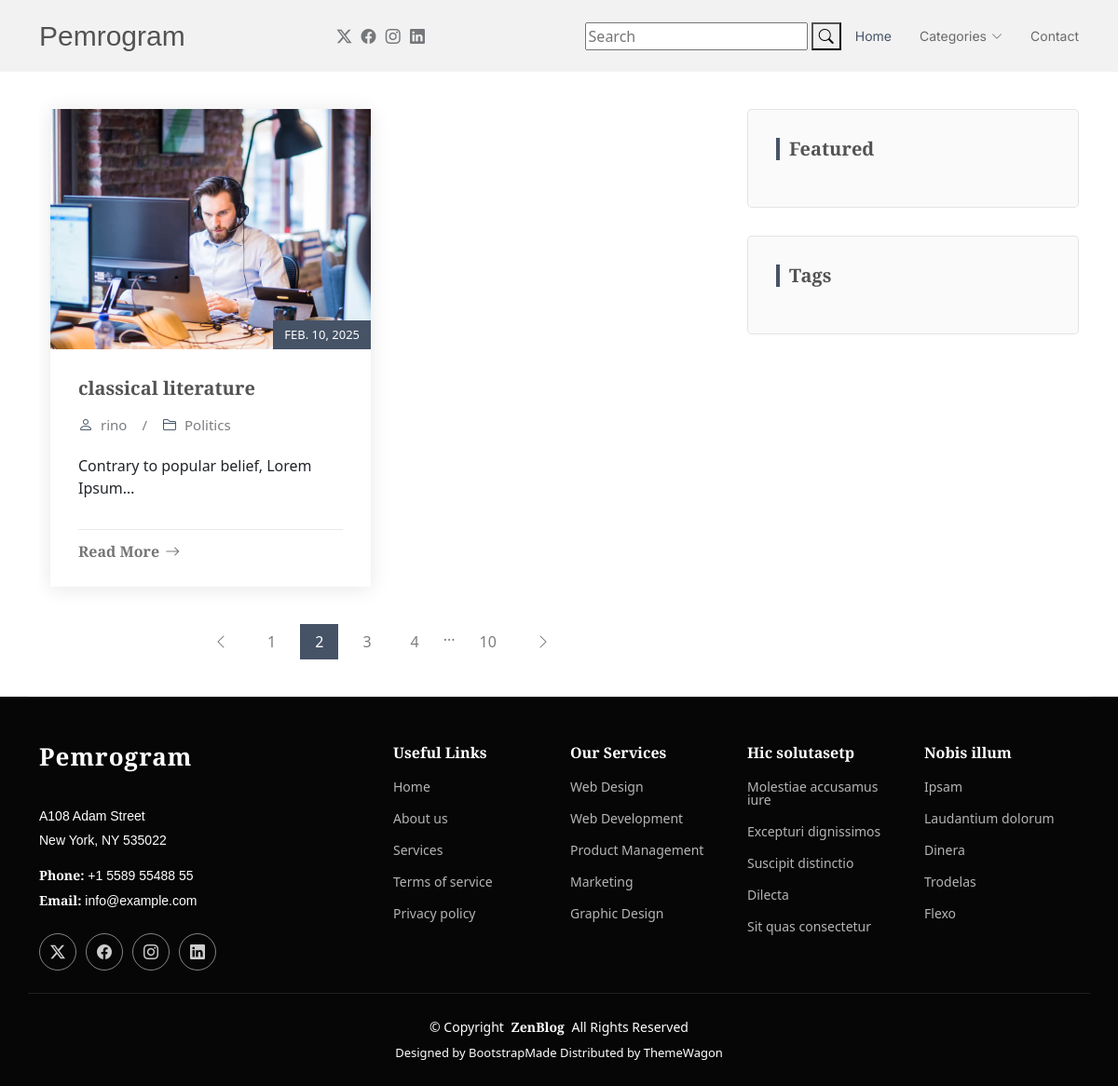
Page /category/politics/ on the committed database.
### blog/models.py (models this page shows, shortened)
class Post(models.Model):
    title = models.CharField(max_length=200)
    slug = models.SlugField(max_length=200, unique=True, blank=True)
    content = models.TextField()
    tags = TaggableManager(blank=True)
    author = models.CharField(max_length=100)
    created_at = models.DateTimeField(auto_now_add=True)
    updated_at = models.DateTimeField(auto_now=True)
    is_featured = models.BooleanField(default=False)
    category = models.ForeignKey(Category, on_delete=models.CASCADE, related_name='posts', blank=True, null=True)

class Category(models.Model):
    name = models.CharField(max_length=100)
    slug = models.SlugField(max_length=100, unique=True, blank=True)
    description = models.TextField()
    class Meta:
        verbose_name_plural = 'categories'
    def __str__(self):
        return self.name

### blog/views.py (the view)
# urls.py: path('category/<category_slug>/', views.category, name='category'),
def category(request, category_slug):
    categories = Category.objects.all()
    category = Category.objects.get(slug=category_slug)
    posts = Post.objects.filter(category=category)
    context = {
        'posts': posts,
        'categories': categories,
    }
    return render(request, 'index.html', context)

### templates/index.html (shortened to what this page needs)
{% extends "base.html" %}
{% load static %}
{% block content %}
  <main class="main">
    <div class="container">
      <div class="row">
        <div class="col-lg-8">
          <section id="blog-posts" class="blog-posts section">
            <div class="container">
              <div class="row gy-4">
                {% for p in posts %}
                <div class="col-lg-6">
                  <article class="position-relative h-100">
                    <div class="post-img position-relative overflow-hidden">
                      <img src=" {% static "assets/img/blog/blog-1.jpg" %} " class="img-fluid" alt="">
                      <span class="post-date">{{p.created_at | date}}</span>
                    </div>
                    <div class="post-content d-flex flex-column">
                      <h3 class="post-title">{{p.title}}</h3>
                      <div class="meta d-flex align-items-center">
                        <div class="d-flex align-items-center">
                          <i class="bi bi-person"></i> <span class="ps-2">{{p.author}}</span>
                        </div>
                        <span class="px-3 text-black-50">/</span>
                        <div class="d-flex align-items-center">
                          <i class="bi bi-folder2"></i> <span class="ps-2">{{p.category}}</span>
                        </div>
                      </div>
                      <p>
                        {{p.content | truncatechars:40 }}
                      </p>
                      <hr>
                      <a href="{% url "post_detail" p.slug %}" class="readmore stretched-link"><span>Read More</span><i class="bi bi-arrow-right"></i></a>
                    </div>
                  </article>
                </div>
                {% endfor %}
              </div>
            </div>
          </section>
          <section id="blog-pagination" class="blog-pagination section">
            <div class="container">
              <div class="d-flex justify-content-center">
                <ul>
                  <li><a href="#"><i class="bi bi-chevron-left"></i></a></li>
                  <li><a href="#">1</a></li>
                  <li><a href="#" class="active">2</a></li>
                  <li><a href="#">3</a></li>
                  <li><a href="#">4</a></li>
                  <li>...</li>
                  <li><a href="#">10</a></li>
                  <li><a href="#"><i class="bi bi-chevron-right"></i></a></li>
                </ul>
              </div>
            </div>
          </section>
        </div>
        <div class="col-lg-4 sidebar">
          <div class="widgets-container">
            <div class="recent-posts-widget widget-item">
              <h3 class="widget-title">Featured</h3>
            </div>
            <div class="tags-widget widget-item">
              <h3 class="widget-title">Tags</h3>
            </div>
          </div>
        </div>
      </div>
    </div>
  </main>
{% endblock %}

### blog/static/assets/css/main.css (style rules this page uses)
:root { --default-font: "EB Garamond", system-ui, -apple-system, "Segoe UI", Roboto, "Helvetica Neue", Arial, "Noto Sans", "Liberation Sans", sans-serif, "Apple Color Emoji", "Segoe UI Emoji", "Segoe UI Symbol", "Noto Color Emoji"; --heading-font: "EB Garamond", sans-serif; --nav-font: "Inter", sans-serif; }
:root { --background-color: #ffffff; --default-color: #212529; --heading-color: #535353; --accent-color: #465367; --surface-color: #ffffff; --contrast-color: #ffffff; }
:root { --nav-color: #6a6a6a; --nav-hover-color: #465367; --nav-mobile-background-color: #ffffff; --nav-dropdown-background-color: #ffffff; --nav-dropdown-color: #6a6a6a; --nav-dropdown-hover-color: #465367; }
:root { scroll-behavior: smooth; }
body { color: var(--default-color); background-color: var(--background-color); font-family: var(--default-font); }
a { color: var(--accent-color); text-decoration: none; transition: 0.3s; }
h1, h2, h3, h4, h5, h6 { color: var(--heading-color); font-family: var(--heading-font); }
section, .section { color: var(--default-color); background-color: var(--background-color); padding: 40px 0; scroll-margin-top: 90px; overflow: clip; }
.blog-posts article { background-color: var(--surface-color); box-shadow: 0px 2px 20px rgba(0, 0, 0, 0.1); transition: 0.3s; }
.blog-posts .post-img img { transition: 0.5s; }
.blog-posts .post-date { background-color: var(--accent-color); color: var(--contrast-color); position: absolute; right: 0; bottom: 0; text-transform: uppercase; font-size: 13px; padding: 6px 12px; font-weight: 500; }
.blog-posts .post-content { padding: 30px; }
.blog-posts .post-title { font-size: 20px; color: var(--heading-color); font-weight: 700; transition: 0.3s; margin-bottom: 15px; }
.blog-posts .meta i { font-size: 16px; color: var(--accent-color); }
.blog-posts .meta span { font-size: 15px; color: color-mix(in srgb, var(--default-color), transparent 40%); }
.blog-posts p { margin-top: 20px; }
.blog-posts hr { color: color-mix(in srgb, var(--default-color), transparent 60%); margin-bottom: 15px; }
.blog-posts .readmore { display: flex; align-items: center; font-weight: 600; line-height: 1; transition: 0.3s; color: color-mix(in srgb, var(--heading-color), transparent 20%); }
.blog-posts .readmore i { line-height: 0; margin-left: 6px; font-size: 16px; }
.blog-pagination { padding-top: 0; color: color-mix(in srgb, var(--default-color), transparent 40%); }
.blog-pagination ul { display: flex; padding: 0; margin: 0; list-style: none; }
.blog-pagination li { margin: 0 5px; transition: 0.3s; }
.blog-pagination li a { color: color-mix(in srgb, var(--default-color), transparent 40%); padding: 7px 16px; display: flex; align-items: center; justify-content: center; }
.blog-pagination li a.active, .blog-pagination li a:hover { background: var(--accent-color); color: var(--contrast-color); }
.widgets-container { margin: 40px 0 30px 0; }
.widget-title { color: var(--heading-color); font-size: 20px; font-weight: 600; padding: 0 0 0 10px; margin: 0 0 20px 0; border-left: 4px solid var(--accent-color); }
.widget-item { margin-bottom: 30px; background-color: color-mix(in srgb, var(--default-color), transparent 98%); border: 1px solid color-mix(in srgb, var(--default-color), transparent 90%); padding: 30px; border-radius: 5px; }
.widget-item:last-child { margin-bottom: 0; }

### rows in the picture
Post: created_at "FEB. 10, 2025", title "classical literature", author "rino", category "Politics", content "Contrary to popular belief, Lorem Ipsum…"
